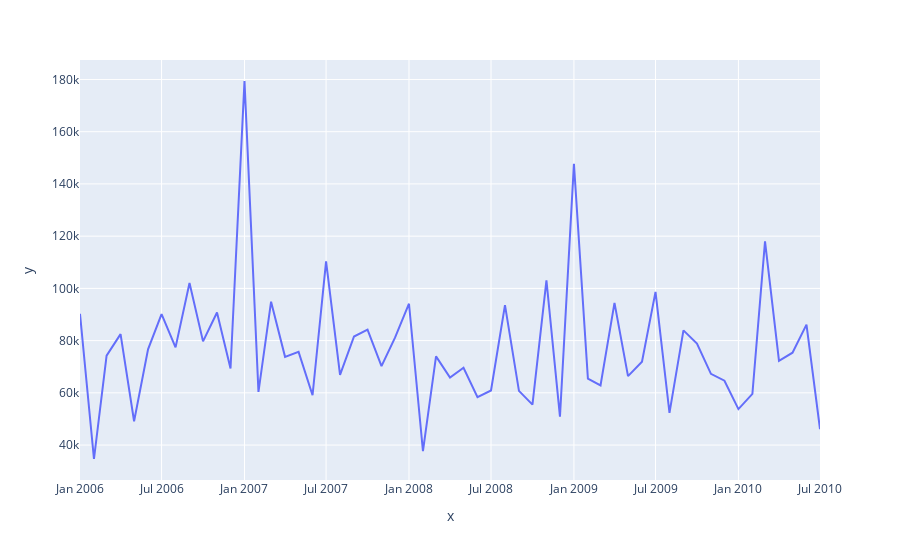

Write notebook code for a chart like this one.
### Code cell
fig = px.line(train.groupby(['dateSold'])[['SalePrice', 'dateSold']].std(), 
              x=train.groupby(['dateSold'])[['SalePrice', 'dateSold']].std().index,
              y='SalePrice')
fig.show()
